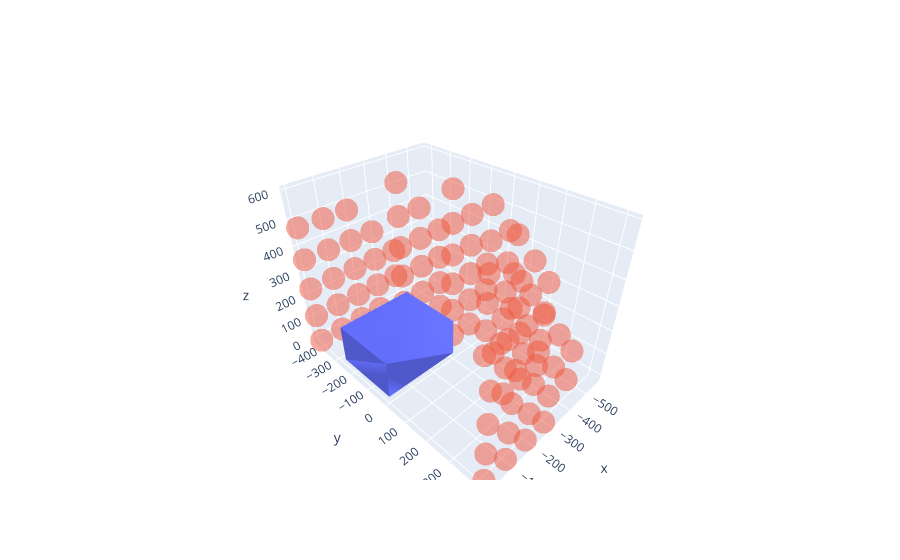

Notebook code for this chart:
### Code cell
data2 = go.Scatter3d(x=xptsd,y=yptsd,z=zptsd,mode = 'markers',marker=dict(opacity = 0.5))
fig.add_trace(data2)
